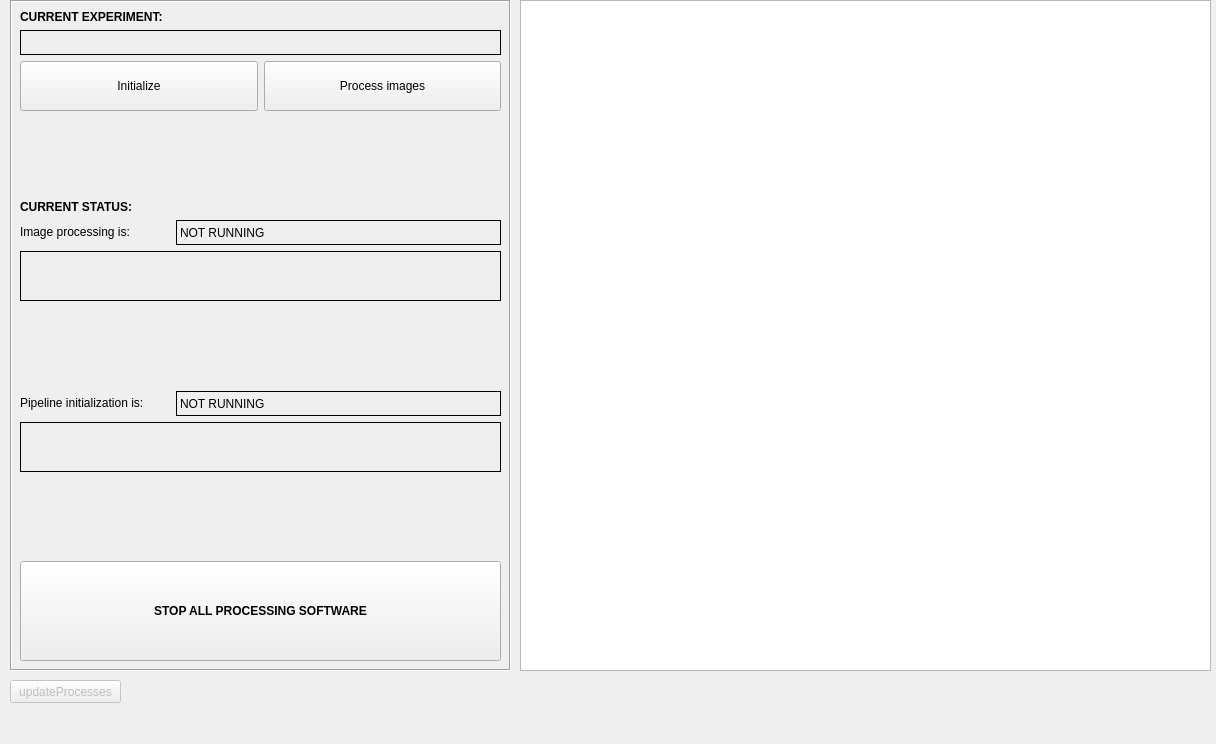
          <widget class="QWidget" name="scrollAreaWidgetContents_6">
           <property name="geometry">
            <rect>
             <x>0</x>
             <y>0</y>
             <width>1216</width>
             <height>744</height>
            </rect>
           </property>
           <widget class="QFrame" name="frame_3">
            <property name="geometry">
             <rect>
              <x>10</x>
              <y>0</y>
              <width>501</width>
              <height>671</height>
             </rect>
            </property>
            <property name="frameShape">
             <enum>QFrame::Box</enum>
            </property>
            <property name="frameShadow">
             <enum>QFrame::Sunken</enum>
            </property>
            <widget class="QWidget" name="verticalLayoutWidget_10">
             <property name="geometry">
              <rect>
               <x>10</x>
               <y>10</y>
               <width>481</width>
               <height>651</height>
              </rect>
             </property>
             <layout class="QVBoxLayout" name="verticalLayout_21">
              <item>
               <widget class="QLabel" name="label">
                <property name="font">
                 <font>
                  <weight>75</weight>
                  <bold>true</bold>
                 </font>
                </property>
                <property name="text">
                 <string>CURRENT EXPERIMENT:</string>
                </property>
               </widget>
              </item>
              <item>
               <widget class="QLabel" name="polonator_experiment">
                <property name="minimumSize">
                 <size>
                  <width>0</width>
                  <height>25</height>
                 </size>
                </property>
                <property name="statusTip">
                 <string>Current experiment</string>
                </property>
                <property name="frameShape">
                 <enum>QFrame::Box</enum>
                </property>
                <property name="text">
                 <string/>
                </property>
                <property name="alignment">
                 <set>Qt::AlignLeading|Qt::AlignLeft|Qt::AlignTop</set>
                </property>
                <property name="wordWrap">
                 <bool>true</bool>
                </property>
               </widget>
              </item>
              <item>
               <layout class="QHBoxLayout" name="horizontalLayout_3">
                <item>
                 <widget class="QPushButton" name="polonator_initialize">
                  <property name="sizePolicy">
                   <sizepolicy hsizetype="Expanding" vsizetype="Fixed">
                    <horstretch>0</horstretch>
                    <verstretch>0</verstretch>
                   </sizepolicy>
                  </property>
                  <property name="minimumSize">
                   <size>
                    <width>0</width>
                    <height>50</height>
                   </size>
                  </property>
                  <property name="statusTip">
                   <string>Initialize processor</string>
                  </property>
                  <property name="text">
                   <string>Initialize</string>
                  </property>
                 </widget>
                </item>
                <item>
                 <widget class="QPushButton" name="polonator_process">
                  <property name="sizePolicy">
                   <sizepolicy hsizetype="Expanding" vsizetype="Fixed">
                    <horstretch>0</horstretch>
                    <verstretch>0</verstretch>
                   </sizepolicy>
                  </property>
                  <property name="minimumSize">
                   <size>
                    <width>0</width>
                    <height>50</height>
                   </size>
                  </property>
                  <property name="statusTip">
                   <string>Process images</string>
                  </property>
                  <property name="text">
                   <string>Process images</string>
                  </property>
                  <property name="enterEvent" stdset="0">
                   <bool>false</bool>
                  </property>
                 </widget>
                </item>
               </layout>
              </item>
              <item>
               <spacer name="verticalSpacer_16">
                <property name="orientation">
                 <enum>Qt::Vertical</enum>
                </property>
                <property name="sizeHint" stdset="0">
                 <size>
                  <width>20</width>
                  <height>40</height>
                 </size>
                </property>
               </spacer>
              </item>
              <item>
               <widget class="QLabel" name="label_2">
                <property name="font">
                 <font>
                  <weight>75</weight>
                  <bold>true</bold>
                 </font>
                </property>
                <property name="text">
                 <string>CURRENT STATUS:</string>
                </property>
               </widget>
              </item>
              <item>
               <layout class="QFormLayout" name="formLayout_8">
                <property name="fieldGrowthPolicy">
                 <enum>QFormLayout::AllNonFixedFieldsGrow</enum>
                </property>
                <item row="0" column="0">
                 <widget class="QLabel" name="label_3">
                  <property name="sizePolicy">
                   <sizepolicy hsizetype="Minimum" vsizetype="Preferred">
                    <horstretch>0</horstretch>
                    <verstretch>0</verstretch>
                   </sizepolicy>
                  </property>
                  <property name="minimumSize">
                   <size>
                    <width>150</width>
                    <height>0</height>
                   </size>
                  </property>
                  <property name="text">
                   <string>Image processing is:</string>
                  </property>
                  <property name="alignment">
                   <set>Qt::AlignLeading|Qt::AlignLeft|Qt::AlignVCenter</set>
                  </property>
                 </widget>
                </item>
                <item row="0" column="1">
                 <widget class="QLabel" name="polonator_processorstatus">
                  <property name="minimumSize">
                   <size>
                    <width>0</width>
                    <height>25</height>
                   </size>
                  </property>
                  <property name="statusTip">
                   <string>Image processor status</string>
                  </property>
                  <property name="frameShape">
                   <enum>QFrame::Box</enum>
                  </property>
                  <property name="text">
                   <string>NOT RUNNING</string>
                  </property>
                 </widget>
                </item>
               </layout>
              </item>
              <item>
               <widget class="QLabel" name="polonator_processorpath">
                <property name="minimumSize">
                 <size>
                  <width>0</width>
                  <height>50</height>
                 </size>
                </property>
                <property name="statusTip">
                 <string>Image processor path</string>
                </property>
                <property name="frameShape">
                 <enum>QFrame::Box</enum>
                </property>
                <property name="text">
                 <string/>
                </property>
                <property name="alignment">
                 <set>Qt::AlignLeading|Qt::AlignLeft|Qt::AlignTop</set>
                </property>
               </widget>
              </item>
              <item>
               <spacer name="verticalSpacer_15">
                <property name="orientation">
                 <enum>Qt::Vertical</enum>
                </property>
                <property name="sizeHint" stdset="0">
                 <size>
                  <width>20</width>
                  <height>40</height>
                 </size>
                </property>
               </spacer>
              </item>
              <item>
               <layout class="QFormLayout" name="formLayout_9">
                <property name="fieldGrowthPolicy">
                 <enum>QFormLayout::AllNonFixedFieldsGrow</enum>
                </property>
                <item row="0" column="0">
                 <widget class="QLabel" name="label_5">
                  <property name="sizePolicy">
                   <sizepolicy hsizetype="Minimum" vsizetype="Preferred">
                    <horstretch>0</horstretch>
                    <verstretch>0</verstretch>
                   </sizepolicy>
                  </property>
                  <property name="minimumSize">
                   <size>
                    <width>150</width>
                    <height>0</height>
                   </size>
                  </property>
                  <property name="text">
                   <string>Pipeline initialization is:</string>
                  </property>
                 </widget>
                </item>
                <item row="0" column="1">
                 <widget class="QLabel" name="polonator_initializestatus">
                  <property name="minimumSize">
                   <size>
                    <width>0</width>
                    <height>25</height>
                   </size>
                  </property>
                  <property name="statusTip">
                   <string>Initializer status</string>
                  </property>
                  <property name="frameShape">
                   <enum>QFrame::Box</enum>
                  </property>
                  <property name="text">
                   <string>NOT RUNNING</string>
                  </property>
                 </widget>
                </item>
               </layout>
              </item>
              <item>
               <widget class="QLabel" name="polonator_initializepath">
                <property name="minimumSize">
                 <size>
                  <width>0</width>
                  <height>50</height>
                 </size>
                </property>
                <property name="statusTip">
                 <string>Pipeline initialization path</string>
                </property>
                <property name="frameShape">
                 <enum>QFrame::Box</enum>
                </property>
                <property name="text">
                 <string/>
                </property>
                <property name="alignment">
                 <set>Qt::AlignLeading|Qt::AlignLeft|Qt::AlignTop</set>
                </property>
               </widget>
              </item>
              <item>
               <spacer name="verticalSpacer_14">
                <property name="orientation">
                 <enum>Qt::Vertical</enum>
                </property>
                <property name="sizeHint" stdset="0">
                 <size>
                  <width>20</width>
                  <height>40</height>
                 </size>
                </property>
               </spacer>
              </item>
              <item>
               <widget class="QPushButton" name="polonator_kill">
                <property name="minimumSize">
                 <size>
                  <width>0</width>
                  <height>100</height>
                 </size>
                </property>
                <property name="font">
                 <font>
                  <weight>75</weight>
                  <bold>true</bold>
                 </font>
                </property>
                <property name="statusTip">
                 <string>Kill software and update processor</string>
                </property>
                <property name="text">
                 <string>STOP ALL PROCESSING SOFTWARE</string>
                </property>
               </widget>
              </item>
             </layout>
            </widget>
           </widget>
           <widget class="QPushButton" name="pushButton">
            <property name="enabled">
             <bool>false</bool>
            </property>
            <property name="geometry">
             <rect>
              <x>10</x>
              <y>680</y>
              <width>111</width>
              <height>23</height>
             </rect>
            </property>
            <property name="text">
             <string>updateProcesses</string>
            </property>
           </widget>
           <widget class="QTextEdit" name="polonator_textarea">
            <property name="geometry">
             <rect>
              <x>520</x>
              <y>0</y>
              <width>691</width>
              <height>671</height>
             </rect>
            </property>
            <property name="sizePolicy">
             <sizepolicy hsizetype="Preferred" vsizetype="Expanding">
              <horstretch>0</horstretch>
              <verstretch>0</verstretch>
             </sizepolicy>
            </property>
            <property name="minimumSize">
             <size>
              <width>687</width>
              <height>0</height>
             </size>
            </property>
            <property name="maximumSize">
             <size>
              <width>16777215</width>
              <height>16777215</height>
             </size>
            </property>
            <property name="font">
             <font>
              <family>Courier New</family>
             </font>
            </property>
            <property name="statusTip">
             <string>Output window</string>
            </property>
            <property name="tabChangesFocus">
             <bool>true</bool>
            </property>
           </widget>
          </widget>
